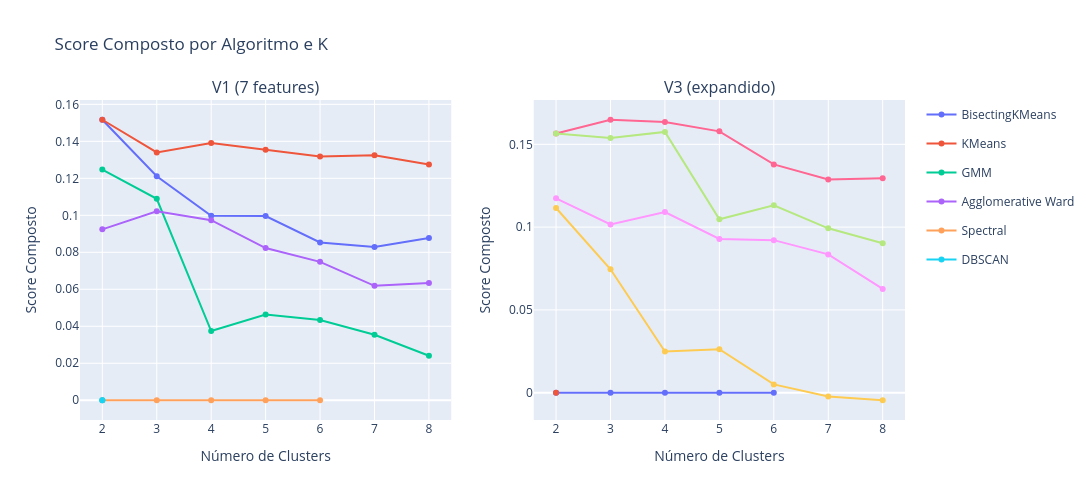

The cell this chart's notebook holds for it:
### Code cell
# Gráfico: Score composto por K, por algoritmo
fig = make_subplots(rows=1, cols=2, subplot_titles=['V1 (7 features)', 'V3 (expandido)'])

for idx, feat_name in enumerate(feature_sets.keys()):
    df_sub = df_plot[df_plot['feature_set'] == feat_name]

    for algo in df_sub['algo_base'].unique():
        df_algo = df_sub[df_sub['algo_base'] == algo].sort_values('n_clusters')
        fig.add_trace(
            go.Scatter(x=df_algo['n_clusters'], y=df_algo['composite_score'],
                       mode='lines+markers', name=algo,
                       legendgroup=algo, showlegend=(idx == 0)),
            row=1, col=idx + 1
        )

fig.update_xaxes(title_text='Número de Clusters', dtick=1)
fig.update_yaxes(title_text='Score Composto')
fig.update_layout(title='Score Composto por Algoritmo e K',
                  height=500, width=1100)
fig.write_html(os.path.join(FIGURES_DIR, 'busca_exaustiva_composite.html'))
fig.show()

### Figure 1 — Plotly figure (JSON) as saved in the notebook; plotly's stock layout.template omitted (floating-point values rounded to 4 significant figures)
{"data": [{"legendgroup": "BisectingKMeans", "mode": "lines+markers", "name": "BisectingKMeans", "showlegend": true, "type": "scatter", "x": [2, 3, 4, 5, 6, 7, 8], "xaxis": "x", "y": [0.1517, 0.1211, 0.09973, 0.09959, 0.08528, 0.08284, 0.08771], "yaxis": "y"}, {"legendgroup": "KMeans", "mode": "lines+markers", "name": "KMeans", "showlegend": true, "type": "scatter", "x": [2, 3, 4, 5, 6, 7, 8], "xaxis": "x", "y": [0.1517, 0.134, 0.1391, 0.1354, 0.1318, 0.1324, 0.1275], "yaxis": "y"}, {"legendgroup": "GMM", "mode": "lines+markers", "name": "GMM", "showlegend": true, "type": "scatter", "x": [2, 3, 4, 5, 6, 7, 8], "xaxis": "x", "y": [0.1247, 0.1089, 0.03742, 0.04633, 0.04335, 0.03543, 0.02404], "yaxis": "y"}, {"legendgroup": "Agglomerative Ward", "mode": "lines+markers", "name": "Agglomerative Ward", "showlegend": true, "type": "scatter", "x": [2, 3, 4, 5, 6, 7, 8], "xaxis": "x", "y": [0.09242, 0.1021, 0.09735, 0.08231, 0.07483, 0.06187, 0.06341], "yaxis": "y"}, {"legendgroup": "Spectral", "mode": "lines+markers", "name": "Spectral", "showlegend": true, "type": "scatter", "x": [2, 3, 4, 5, 6], "xaxis": "x", "y": [0.0, 0.0, 0.0, 0.0, 0.0], "yaxis": "y"}, {"legendgroup": "DBSCAN", "mode": "lines+markers", "name": "DBSCAN", "showlegend": true, "type": "scatter", "x": [2, 2], "xaxis": "x", "y": [0.0, 0.0], "yaxis": "y"}, {"legendgroup": "KMeans", "mode": "lines+markers", "name": "KMeans", "showlegend": false, "type": "scatter", "x": [2, 3, 4, 5, 6, 7, 8], "xaxis": "x2", "y": [0.1565, 0.1648, 0.1636, 0.1578, 0.1379, 0.1288, 0.1295], "yaxis": "y2"}, {"legendgroup": "BisectingKMeans", "mode": "lines+markers", "name": "BisectingKMeans", "showlegend": false, "type": "scatter", "x": [2, 3, 4, 5, 6, 7, 8], "xaxis": "x2", "y": [0.1565, 0.1539, 0.1575, 0.1048, 0.1132, 0.09927, 0.09029], "yaxis": "y2"}, {"legendgroup": "Agglomerative Ward", "mode": "lines+markers", "name": "Agglomerative Ward", "showlegend": false, "type": "scatter", "x": [2, 3, 4, 5, 6, 7, 8], "xaxis": "x2", "y": [0.1174, 0.1016, 0.1091, 0.09288, 0.09214, 0.08353, 0.06269], "yaxis": "y2"}, {"legendgroup": "GMM", "mode": "lines+markers", "name": "GMM", "showlegend": false, "type": "scatter", "x": [2, 3, 4, 5, 6, 7, 8], "xaxis": "x2", "y": [0.1116, 0.07456, 0.02484, 0.02632, 0.005042, -0.002263, -0.004543], "yaxis": "y2"}, {"legendgroup": "Spectral", "mode": "lines+markers", "name": "Spectral", "showlegend": false, "type": "scatter", "x": [2, 3, 4, 5, 6], "xaxis": "x2", "y": [0.0, 0.0, 0.0, 0.0, 0.0], "yaxis": "y2"}, {"legendgroup": "DBSCAN", "mode": "lines+markers", "name": "DBSCAN", "showlegend": false, "type": "scatter", "x": [2], "xaxis": "x2", "y": [0.0], "yaxis": "y2"}], "layout": {"annotations": [{"font": {"size": 16}, "showarrow": false, "text": "V1 (7 features)", "x": 0.225, "xanchor": "center", "xref": "paper", "y": 1, "yanchor": "bottom", "yref": "paper"}, {"font": {"size": 16}, "showarrow": false, "text": "V3 (expandido)", "x": 0.775, "xanchor": "center", "xref": "paper", "y": 1, "yanchor": "bottom", "yref": "paper"}], "height": 500, "title": {"text": "Score Composto por Algoritmo e K"}, "width": 1100, "xaxis": {"anchor": "y", "domain": [0, 0.45], "dtick": 1, "title": {"text": "Número de Clusters"}}, "xaxis2": {"anchor": "y2", "domain": [0.55, 1], "dtick": 1, "title": {"text": "Número de Clusters"}}, "yaxis": {"anchor": "x", "domain": [0, 1], "title": {"text": "Score Composto"}}, "yaxis2": {"anchor": "x2", "domain": [0, 1], "title": {"text": "Score Composto"}}}}
